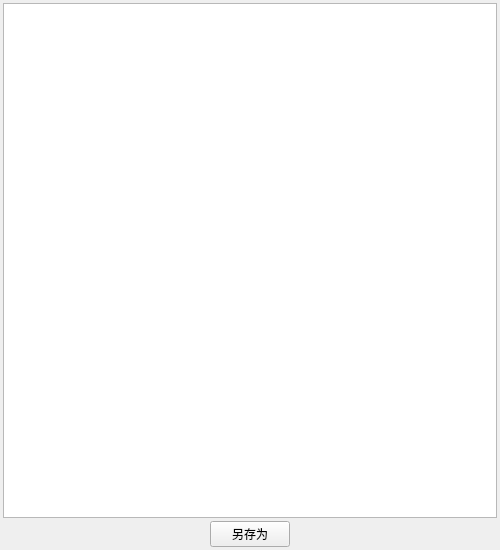
<?xml version="1.0" encoding="UTF-8"?>
<ui version="4.0">
 <class>vekExportJson</class>
 <widget class="QWidget" name="vekExportJson">
  <property name="geometry">
   <rect>
    <x>0</x>
    <y>0</y>
    <width>500</width>
    <height>550</height>
   </rect>
  </property>
  <property name="minimumSize">
   <size>
    <width>500</width>
    <height>550</height>
   </size>
  </property>
  <property name="maximumSize">
   <size>
    <width>500</width>
    <height>550</height>
   </size>
  </property>
  <property name="windowTitle">
   <string>配置文件</string>
  </property>
  <property name="windowIcon">
   <iconset resource="../vek_res.qrc">
    <normaloff>:/res/img/vek.ico</normaloff>:/res/img/vek.ico</iconset>
  </property>
  <layout class="QVBoxLayout" name="verticalLayout_2">
   <property name="spacing">
    <number>3</number>
   </property>
   <property name="leftMargin">
    <number>3</number>
   </property>
   <property name="topMargin">
    <number>3</number>
   </property>
   <property name="rightMargin">
    <number>3</number>
   </property>
   <property name="bottomMargin">
    <number>3</number>
   </property>
   <item>
    <layout class="QVBoxLayout" name="verticalLayout" stretch="0,0">
     <property name="spacing">
      <number>3</number>
     </property>
     <item>
      <layout class="QVBoxLayout" name="verticalLayout_3">
       <item>
        <widget class="QTextEdit" name="textEdit_OutPutStr"/>
       </item>
      </layout>
     </item>
     <item>
      <layout class="QHBoxLayout" name="horizontalLayout">
       <item>
        <spacer name="horizontalSpacer">
         <property name="orientation">
          <enum>Qt::Horizontal</enum>
         </property>
         <property name="sizeHint" stdset="0">
          <size>
           <width>40</width>
           <height>20</height>
          </size>
         </property>
        </spacer>
       </item>
       <item>
        <widget class="QPushButton" name="pushButton_otherSave">
         <property name="text">
          <string>另存为</string>
         </property>
        </widget>
       </item>
       <item>
        <spacer name="horizontalSpacer_2">
         <property name="orientation">
          <enum>Qt::Horizontal</enum>
         </property>
         <property name="sizeHint" stdset="0">
          <size>
           <width>40</width>
           <height>20</height>
          </size>
         </property>
        </spacer>
       </item>
      </layout>
     </item>
    </layout>
   </item>
  </layout>
 </widget>
 <resources>
  <include location="../vek_res.qrc"/>
 </resources>
 <connections/>
</ui>
